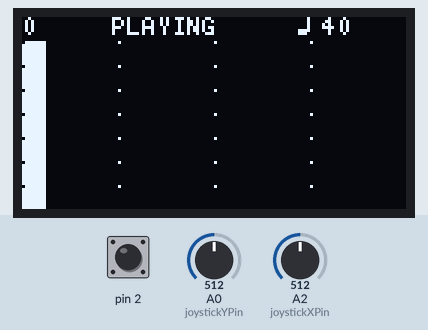
A sketch run on a simulated Arduino Uno, built with avr-gcc and run on an emulated ATmega328P. Parts: 128×64 one-colour display. The test bench sets the inputs (shaded band); at power-on: A0 (joystickYPin) = 512, pin 2 HIGH, A2 (joystickXPin) = 512. What the sketch prints to the serial monitor is not drawn.

Above: at 1.6 s.
1.7 s: A0 (joystickYPin) set to 110
3.2 s: A0 (joystickYPin) set to 89
At 8.3 s:
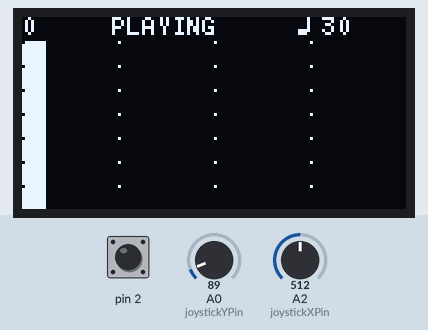
Timing chart, 0 to 9.8 s (numbered marks = the images above; inputs shaded):
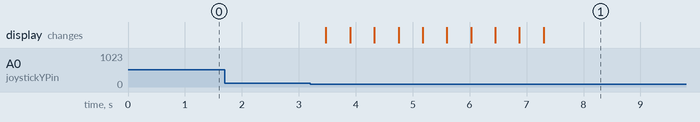

The sketch:

stm32-drum-slave.ino
```cpp
#include <SPI.h>
#include <U8g2lib.h>
#include "globals.h"
#include "render.h"


void setup (void) {
  Serial.begin(38400);

  setUpDisplay();
  setupSPI();

}


void setupSPI() {
  pinMode(MISO, OUTPUT);
  pinMode(2, INPUT);

  SPCR |= _BV(SPE); // turn on SPI in slave mode
  SPCR |= _BV(SPIE);  // turn on interrupts
  attachInterrupt (0, ss_falling, FALLING); // interrupt for SS falling edge
}

//--------- SS state interrupt ----------//

void ss_falling () {
  if (index == sizeof(buffer)) {
    index = 0;
    command = 0;
  }
}

//--------- SPI interrupt routine ----------//

ISR (SPI_STC_vect) {
  byte c = SPDR;

  switch (command) {
    case 0: // no command? then this is the command
      command = c;
      SPDR = 0;
      // index = 0; ?
      break;

    case 's': // sending stepIndex & pattern data
      buffer[index++] = c;
      SPDR = tempo;
      break;

    case 'm':
      MODE = c;
      SPDR = tempo;
      index = 2;
      Serial.print(" MODE ");Serial.println(MODE);
      break;

    case 'r':
      RECORD = c;
      SPDR = tempo;
      index = 2;
      break;
  }
  pattern[buffer[0]] = buffer[1]; // write 2nd byte
}


//--------- control functions ----------//

volatile int jDelay;

int readJoystick(int wait) {
  if (jDelay > wait) {
    int x = analogRead(joystickXPin);
    int y = analogRead(joystickYPin);

    //Serial.print(x);Serial.print(" ");Serial.println(y);
    uint8_t threshold = 100;

    if (x < threshold) {
      joystick.x = 1;
    }
    if (x > 1023 - threshold) {
      joystick.x = -1;
    }
    if (y < threshold) {
      joystick.y = -1;
    }
    if (y > 1023 - threshold) {
      joystick.y = 1;
    }
    jDelay = 0;
    //Serial.print(joystick.x);Serial.print(" ");Serial.println(joystick.y);

  }

  jDelay++;

}


//--------- main loop ----------//

void loop (void) {
//  Serial.print("buff ");Serial.print(buffer[0]);Serial.print("  ");Serial.println(buffer[1]);
//  Serial.print(" MODE ");Serial.println(MODE);


  if (MODE == 0) {
    readJoystick(50000);
    renderCursor();
  }
  if (MODE == 1) {
    readJoystick(10);
    renderPattern();
  }

}
```

globals.h
```cpp
#define joystickXPin A2
#define joystickYPin A0

byte command = 0;
byte buffer[2];
volatile int index;
uint8_t pattern[16];
byte MODE = 1;
byte RECORD = 0;
const int offsetY = 8;
volatile uint8_t tempo = 40;


struct Joystick {
  volatile int x;
  volatile int y;
};
Joystick joystick;


struct Cursor {
  int x;
  int y;
};
Cursor cursor;
```

render.h
```cpp
#include <U8g2lib.h>

U8G2_SH1106_128X64_NONAME_F_HW_I2C u8g2(U8G2_R0, /* reset=*/ U8X8_PIN_NONE);

void setUpDisplay() {
  u8g2.begin();
  u8g2.clearBuffer();
 // u8g2.setFont(u8g2_font_6x10_tf);
  u8g2.setFont(u8g2_font_5x7_tr);
  Serial.print(F("INIT"));

}

//--------- render functions ----------//

void readTempo() {
  tempo = constrain(tempo + joystick.y, 30, 50);
  joystick = (Joystick){ x: 0, y: 0 };
}

void renderStatus(void) {
  char tmp_string[7];

  switch (MODE) {
    case 0:
      u8g2.drawStr(30, 6, "PAUSED");
      break;
    case 1:
      u8g2.drawStr(30, 6, "PLAYING");
      break;
  }
  if (RECORD) {
    u8g2.drawDisc(80, 2, 3);
  }
}

void renderStep(void) {
  // display stepCount number
  char str1[8];
  itoa(buffer[0], str1, 10);
  u8g2.drawStr(0, 6, str1);

  u8g2.setDrawColor(2); // XOR
  u8g2.drawBox((buffer[0])*8,offsetY,8,56);

  u8g2.sendBuffer();
}

void renderPattern(void) {
  u8g2.clearBuffer();          // clear the internal memory
  //u8g2.clearDisplay();

  for (uint8_t j = 0; j < 8; j++) {
    for (uint8_t i = 0; i < 16; i++) {
      if (pattern[i] & 1<<j) {
        u8g2.drawBox(i*8 + 1, j*8 + offsetY + 1, 6, 6); // Pattern square
      }
      if (i % 4 == 0) {
        u8g2.drawPixel(i*8, j*8 + offsetY); // dots every 4 lines
      }
    }

  }


  readTempo();

  char str2[3];
  itoa(tempo, str2, 10);
  u8g2.drawStr(100, 6, str2);
  u8g2.drawBox(92, 4, 3, 2);

  u8g2.drawLine(95, 0, 95, 4);


  renderStatus();
  if(MODE == 1) renderStep();

}

void renderCursor() {
  if (joystick.x == 0 && joystick.y == 0) return;
  u8g2.clearBuffer();

  cursor.x += joystick.x;
  cursor.y += joystick.y;

  cursor.x = constrain(cursor.x, 0, 15);
  cursor.x = constrain(cursor.x, 0, 7);

  renderPattern();

  //Serial.print(cursor.x);Serial.print(" cursor ");Serial.println(cursor.y);
  u8g2.drawBox(cursor.x*8,offsetY,8,54);

  u8g2.sendBuffer();
  //u8g2.updateDisplayArea(0, 0, 24, 24);
  joystick = (Joystick){ x: 0, y: 0 };
}
```

Measured:
- the behaviour switches between 100 and 99 on A0 (joystickYPin) (found by bisection; images 0 and 1)
- after the input at 1.7 s, every drawn part: stays the same
- after the input at 3.2 s, the display: first changes after 0.28 s (image 1 shows a later state)
